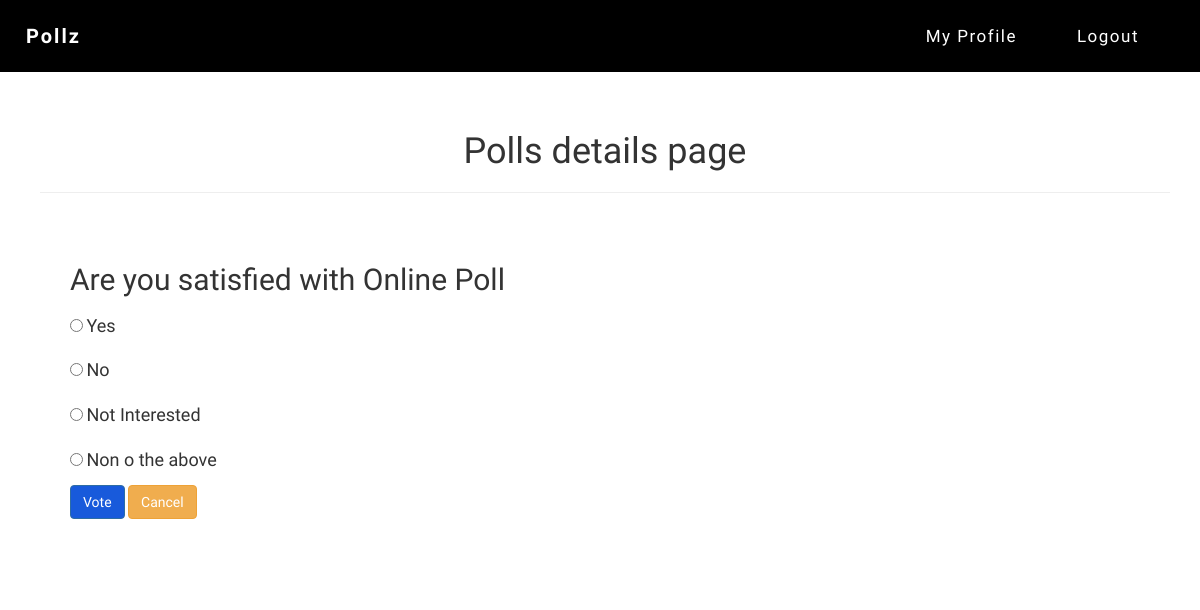
/vote/24 (signed in), run on the app's committed database.
### polls/models.py (models this page shows)
class Poll(models.Model):
    id = models.AutoField(primary_key=True)
    username = models.CharField(max_length=50)
    topic = models.CharField(max_length=1000)
    choice_one = models.CharField(max_length=1000)
    choice_two = models.CharField(max_length=1000)
    choice_three = models.CharField(max_length=1000)
    choice_four = models.CharField(max_length=1000)
    choice_one_vote = models.IntegerField(max_length=100)
    choice_two_vote = models.IntegerField(max_length=100)
    choice_three_vote = models.IntegerField(max_length=100)
    choice_four_vote = models.IntegerField(max_length=100)
    poll_date = models.DateField()
    poll_status = models.BooleanField()

### polls/views.py (the view)
# urls.py: path('vote/<int:id>',views.vote,name="vote"),
def vote(request,id):
    if request.method == 'POST':
        if not request.session.get('username'):
            return redirect('/login')
        voted_option = request.POST.get('choice')
        print(voted_option)
        data = Poll.objects.get(id=id)
        if(voted_option == "" or voted_option == None):
            context = {
                'message' : 'Please select an option',
                'poll_data' : data
            }
            return render(request,'vote.html',context)
        checkvote_status = CheckVote.objects.filter(topic_id=id).filter(username=request.session['username'])
        print(checkvote_status)
        if checkvote_status.count() > 0:
            context = {
                'message' : 'You have already Voted',
                'poll_data': data
            }
            return render(request,'vote.html',context)
        data = Poll.objects.filter(id=id)
        for poll_data in data.iterator():
            if voted_option == poll_data.choice_one:
                Poll.objects.filter(id=id).update(choice_one_vote = F('choice_one_vote')+1)
                checkvote = CheckVote(username=request.session['username'],topic_id=id)
                checkvote.save()
                return redirect('/')
                break
            if voted_option == poll_data.choice_two:
                Poll.objects.filter(id=id).update(choice_two_vote = F('choice_two_vote')+1)
                checkvote = CheckVote(username=request.session['username'],topic_id=id)
                checkvote.save()
                return redirect('/')
                break
            if voted_option == poll_data.choice_three:
                Poll.objects.filter(id=id).update(choice_three_vote = F('choice_three_vote')+1)
                checkvote = CheckVote(username=request.session['username'],topic_id=id)
                checkvote.save()
                return redirect('/')
                break
            if voted_option == poll_data.choice_four:
                Poll.objects.filter(id=id).update(choice_four_vote = F('choice_four_vote')+1)
                checkvote = CheckVote(username=request.session['username'],topic_id=id)
                checkvote.save()
                return redirect('/')
                break
        return redirect('/')
    else:
        if not request.session.get('username'):
            return redirect('/login')
        data = Poll.objects.get(id=id)
        context={
        'poll_data':data
        }
        return render(request,'vote.html',context)

### templates/vote.html (shortened to what this page needs)
<html lang="en">
  <head>
    <link rel="stylesheet" href="https://maxcdn.bootstrapcdn.com/bootstrap/3.3.7/css/bootstrap.min.css">
    <link rel="stylesheet" href="/static/main.css">
  </head>
  <body onload="getQr()">
    <nav id="postoblog-logo" class="navbar">
        <div class="container-fluid">
            <div class="navbar-header">
                <a id="logo" class="navbar-brand" href="/">Pollz</a>
            </div>
            <div class="collapse navbar-collapse" id="myNavbar">
                <ul id="link" class="nav navbar-nav navbar-right">
                    <li class="nav-item link1"><a href="/profile">
                        My Profile
                    </a>
                    </li>
                    <li class="nav-item link1"><a href="/logout">
                            Logout
                        </a>
                    </li>
                    </ul>
                </div>
        </div>
    </nav>
    <div class="container" style="padding: 2rem 2rem; margin: 20px;">
            <h1><center>Polls details page</center></h1>
        <hr>
        <div class="child" style="display:inline-block;padding:30px">
        <h2 class="mt-3 mb-3">{{ poll_data.topic }}</h2>
        <form action="" method="POST">
            <input type="radio" name="choice" id="" value="{{poll_data.choice_one}}">
            <label for="choice"><h4>{{poll_data.choice_one}}</h4></label>
            <br>
            <input type="radio" name="choice" id="" value="{{poll_data.choice_two}}">
            <label for="choice"><h4>{{poll_data.choice_two}}</h4></label>
            <br>
            <input type="radio" name="choice" id="" value="{{poll_data.choice_three}}">
            <label for="choice"><h4>{{poll_data.choice_three}}</h4></label>
            <br>
            <input type="radio" name="choice" id="" value="{{poll_data.choice_four}}">
            <label for="choice"><h4>{{poll_data.choice_four}}</h4></label>
            <br>
            <input type="submit" value="Vote" class="btn btn-primary mt-3">
            <a class="btn btn-warning mt-3" href="/" role="button">Cancel</a>
        </form>
        </div>
    </div>
  </body>
</html>

### static/main.css (style rules this page uses)
html { height: 100%; }
body { position: absolute; top: 0; bottom: 0; right: 0; left: 0; margin: auto; font-family: "Public Sans", sans-serif; }
h1, h2 { font-family: "Signika Negative", sans-serif; }
#postoblog-logo { border-radius: 0px; background: black; padding: 10px; font-size: 17px; margin-bottom: 0px; }
#logo { font-size: 20px; font-weight: bolder; color: #fff; letter-spacing: 2px; }
#link a { color: #fff; margin: 0 20px 0 10px; letter-spacing: 1.5px; }
.btn-primary, .dropdown-menu { background-color: #185adb; }
label { font-weight: 600; }

### data on the page
Poll: topic "Are you satisfied with Online Poll", choice_one "Yes", choice_two "No", choice_three "Not Interested", choice_four "Non o the above"
